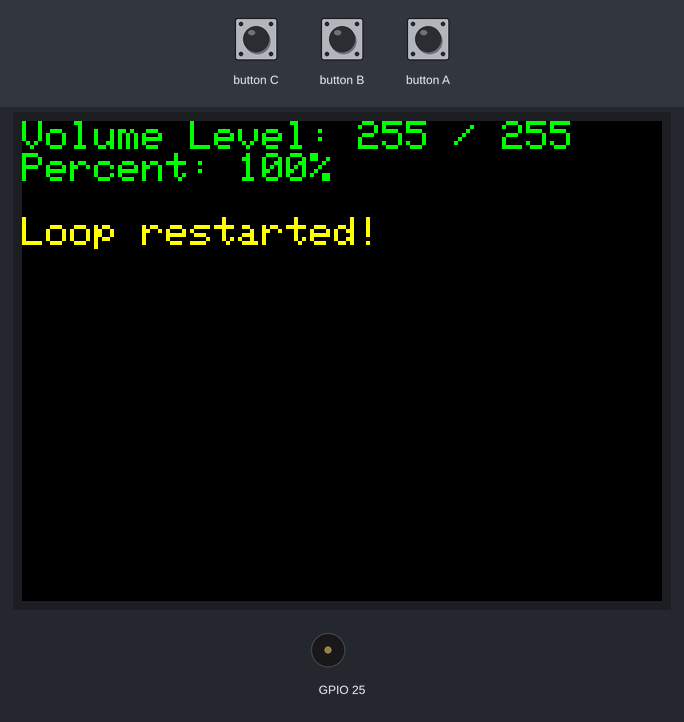
A sketch run on a simulated ESP32. On the bench: 320×240 colour display, buzzer (waves = sounding). Inputs (shaded band) come from the test bench. What the sketch prints to the serial monitor is not drawn.

Above: at 8.7 s.
At 18.1 s:
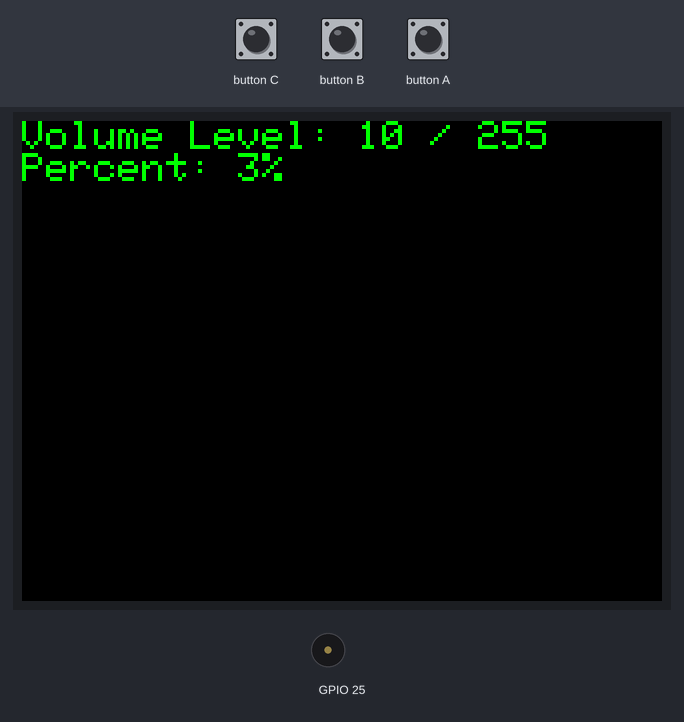
18.2 s: button C pressed for 3.2 s
At 18.61 s:
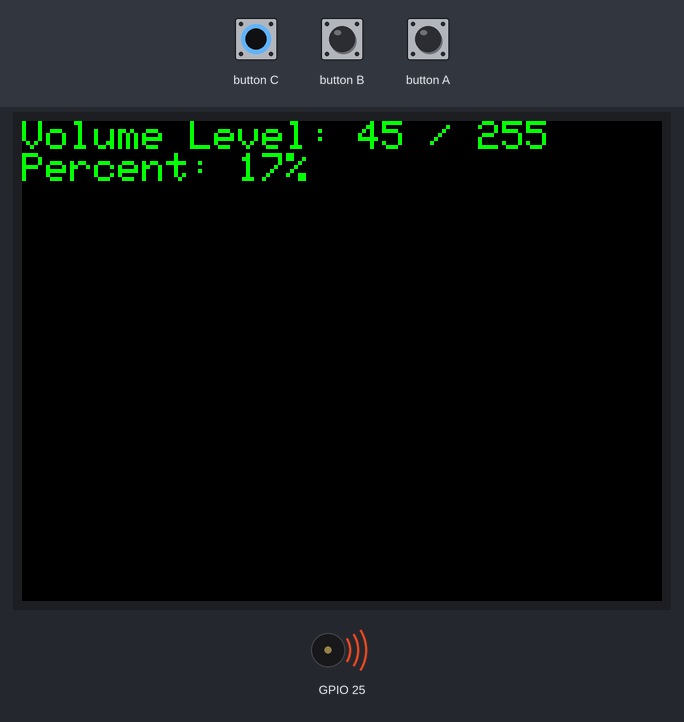
Timing chart, 0 to 28.0 s (numbered marks = the images above; inputs shaded):
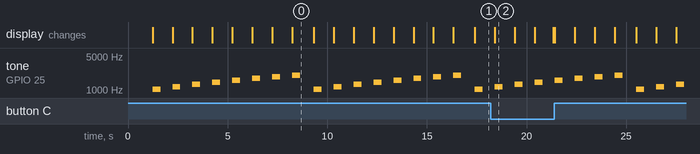

The sketch:

testVolume.ino
```cpp
#include "Arduino.h"
#include <M5Unified.h>  // Используем только родную библиотеку

int currentVolume = 10; // Стартовая громкость
uint32_t lastToneTime = 0;

void setup() {
    // 1. Инициализируем плату (автоматика сама включит нужные цепи)
    auto cfg = M5.config();
    M5.begin(cfg);

    delay(1000);

    // 2. Инициализируем встроенный спикер M5Unified
    M5.Speaker.begin();

    // Выводим информацию на экран
    M5.Display.setTextColor(WHITE);
    M5.Display.setTextSize(2);
    M5.Display.println("--- AUDIO TEST ---");
    M5.Display.println("CheckVolume Sketch");
}

void loop() {
    M5.update(); // Обновляем состояние системы

    // Каждую секунду меняем громкость и издаем писк
    if (millis() - lastToneTime > 1000) {
        lastToneTime = millis();

        // Устанавливаем громкость встроенного спикера (шкала от 0 до 255)
        M5.Speaker.setVolume(currentVolume);

        // Стираем старый текст и пишем текущую громкость в процентах
        M5.Display.clearDisplay();
        M5.Display.setCursor(0, 0);
        M5.Display.setTextColor(GREEN);
        M5.Display.printf("Volume Level: %d / 255\n", currentVolume);
        M5.Display.printf("Percent: %d%%\n", (currentVolume * 100) / 255);

        // Издаем звук: tone(частота_Гц, длительность_мс)
        // Меняем частоту в зависимости от громкости, чтобы слышать разницу
        uint32_t frequency = 1000 + (currentVolume * 4);
        M5.Speaker.tone(frequency, 400);

        // Выводим лог в монитор порта
        Serial.printf("[TEST] Volume set to: %d, Freq: %d Hz\n", currentVolume, frequency);

        // Шаг увеличения громкости
        currentVolume += 35;

        // Если дошли до максимума, сбрасываем обратно на 10
        if (currentVolume > 255) {
            currentVolume = 10;
            M5.Display.setTextColor(YELLOW);
            M5.Display.println("\nLoop restarted!");
            delay(1000);
        }
    }
}
```

Measured:
- by itself, tone on GPIO 25: repeats every 8.1 s: silent 0.60 s, 1180 Hz 0.40 s, silent 0.60 s, 1320 Hz 0.40 s, silent 0.60 s, 1460 Hz 0.40 s, silent 0.60 s, 1600 Hz 0.40 s, silent 0.60 s, 1740 Hz 0.40 s, silent 0.60 s, 1880 Hz 0.40 s, silent 0.60 s, 2020 Hz 0.40 s, silent 0.68 s, 1040 Hz 0.40 s
- what the display in image 0 shows lasts 1.1 s, from 8.2 s to 9.3 s
- what the display in image 2 shows lasts 1.0 s, from 18.4 s to 19.4 s
